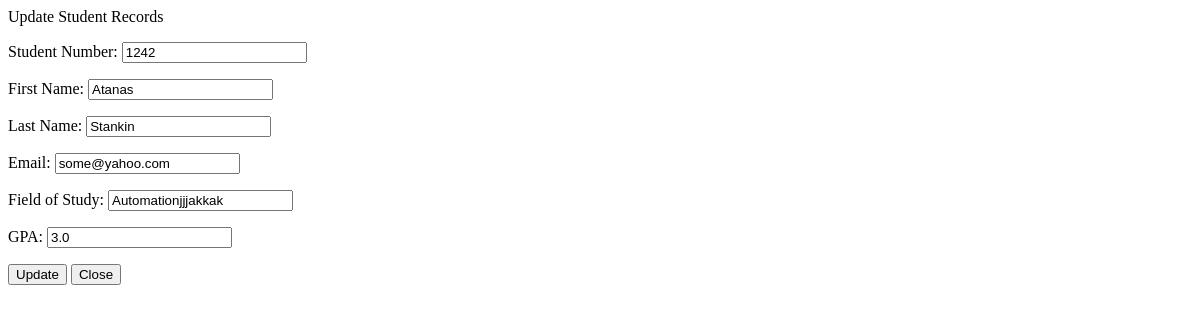
The app's page /edit/1/, older data.
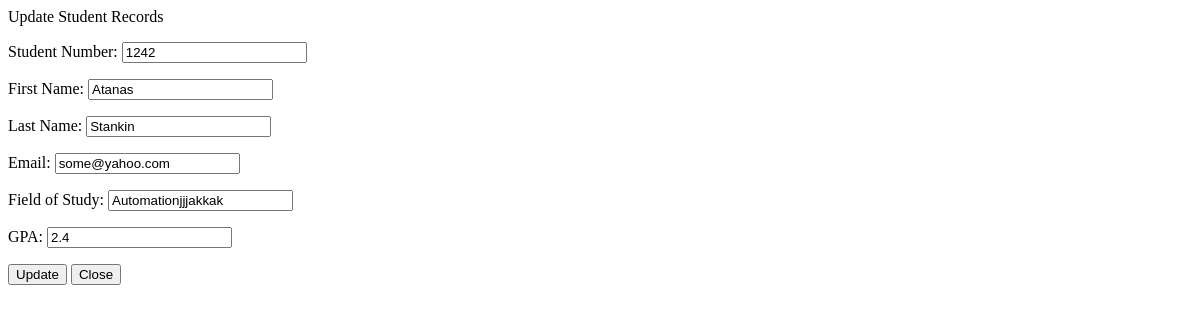
The same page, newer data.
### students/models.py (models this page shows, shortened)
class Student(models.Model):
    student_number = models.PositiveIntegerField()
    first_name = models.CharField(max_length=50)
    last_name = models.CharField(max_length=50)
    email = models.EmailField(max_length=100)
    field_of_study = models.CharField(max_length=50)
    gpa = models.FloatField()

### students/views.py (the view)
# urls.py: path('edit/<int:id>/', views.edit, name='edit'),
def edit(request, id):
    student = Student.objects.get(pk=id)
    if request.method == 'POST':
        form = StudentForm(request.POST, instance=student)
        if form.is_valid():
            form.save()
            return HttpResponse(status=204, headers={'HX-Trigger': 'studentEventChanged'})
    else:
        form = StudentForm(instance=student)
    return render(request, 'students/edit.html', {
        'form': form,
        'student': student
    })

### students/forms.py
class StudentForm(forms.ModelForm):
    class Meta:
        model = Student
        fields = ['student_number', 'first_name', 'last_name', 'email', 'field_of_study', 'gpa']
        labels = {
            'student_number': 'Student Number',
            'first_name': 'First Name',
            'last_name': 'Last Name',
            'email': 'Email',
            'field_of_study': 'Field of Study',
            'gpa': 'GPA'
        }
        widgets = {
            'student_number': forms.NumberInput(attrs={'class': 'form-control'}),
            'first_name': forms.TextInput(attrs={'class': 'form-control'}),
            'last_name': forms.TextInput(attrs={'class': 'form-control'}),
            'email': forms.EmailInput(attrs={'class': 'form-control'}),
            'field_of_study': forms.TextInput(attrs={'class': 'form-control'}),
            'gpa': forms.NumberInput(attrs={'class': 'form-control'}),
        }

### students/templates/students/edit.html (shortened to what this page needs)
{% block body %}
    {% if success %}
    <div class="alert alert-success" role="alert">
    The new student updated successfully.
        <a href="{% url 'index' %}" class="alert-link">Go to Home Page.</a>
    </div>
    {% else %}
        <div class="row justify-content-center">
            <div class="col-6">
                <div class="card bg-light mb-3" style="max-width: 200rem;">
                  <div class="card-header">
                     Update Student Records
                  </div>
                  <div class="card-body">
                      <form hx-post="{{ request.path }}" class="modal-content">
                          <div class='modal-body'>
                            {{ form.as_p }}
                          </div>
                          <div class='modal-footer'>
                            <button type="submit" class="btn btn-primary">Update</button>
                            <button type="button" class="btn btn-secondary" data-bs-dismiss="modal">Close</button>
                          </div>
                      </form>
                  </div>
            </div>
            </div>
        </div>
    {% endif %}
{% endblock %}

Row changes from the older to the newer data that the page shows:
changed Student "Atanas": gpa "3.0" → "2.4"
